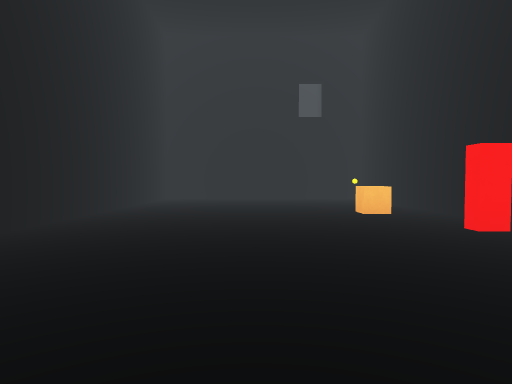
[1] (above)

12 first-person views from a walk through a Unity game level. The camera is 1.5 m above the floor, tilts 2° down and sees 75° across. Doors are open. The floor is counted in squares, 2 m on a side. Each view is taken from the middle of a square. On the plan, view 1 faces up. The plan holds only what a view shows up to about 11 squares ahead; the rest is blank. The place goes on beyond the plan. The player character is not drawn. Surface patterns are stand-ins for the level's own textures.

[2]
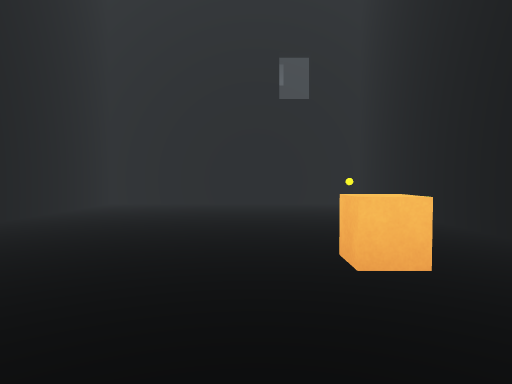

[3]
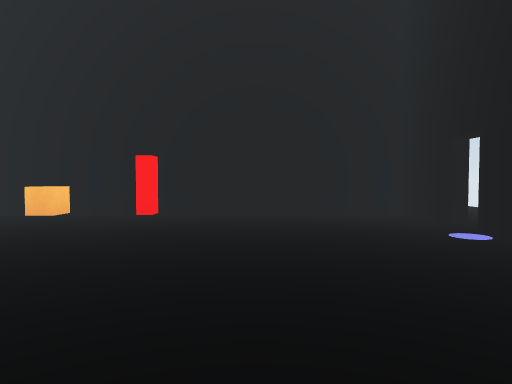

[4]
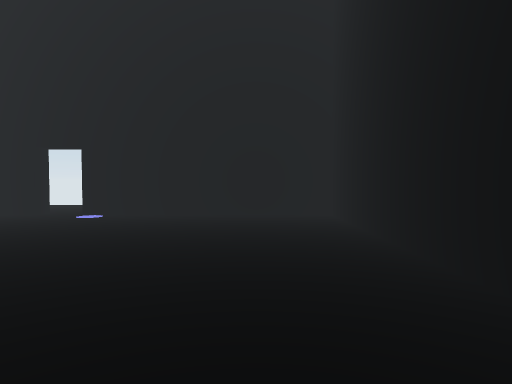

[5]
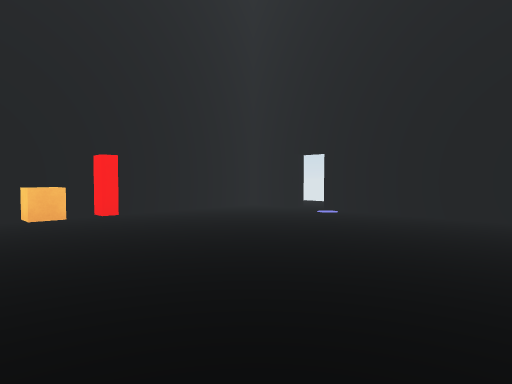

[6]
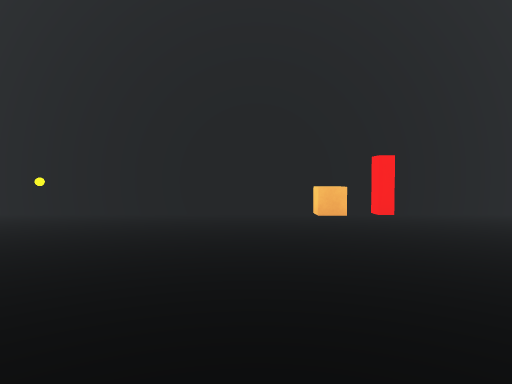

[7]
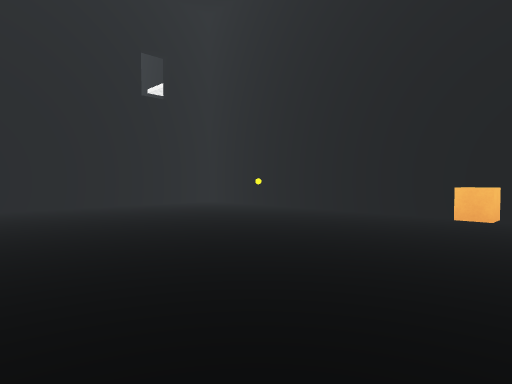

[8]
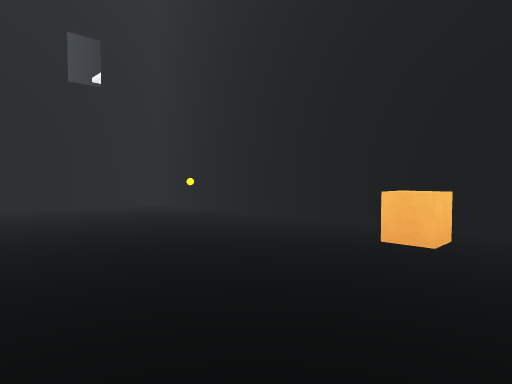

[9]
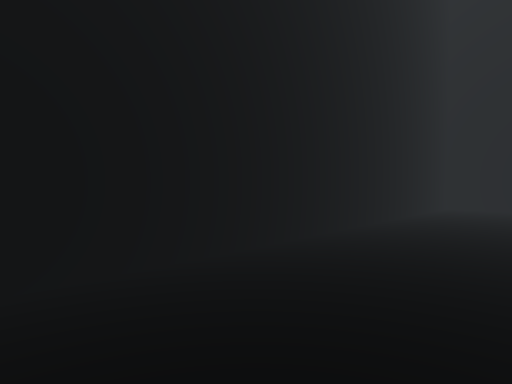

[10]
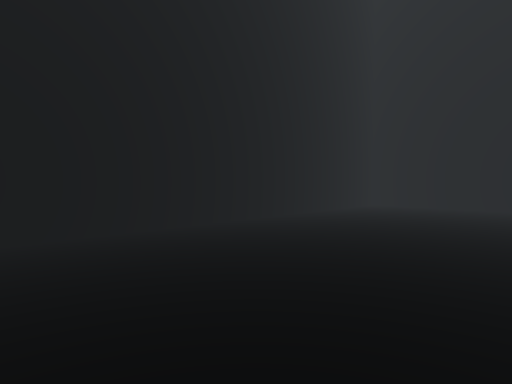

[11]
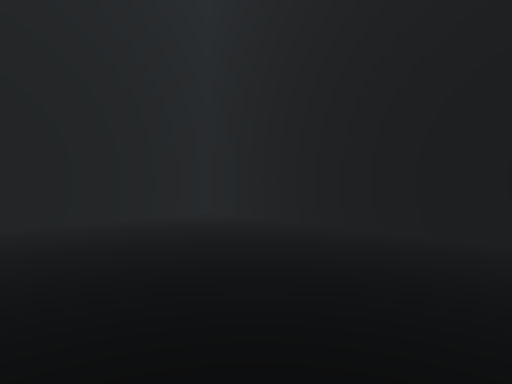

[12]
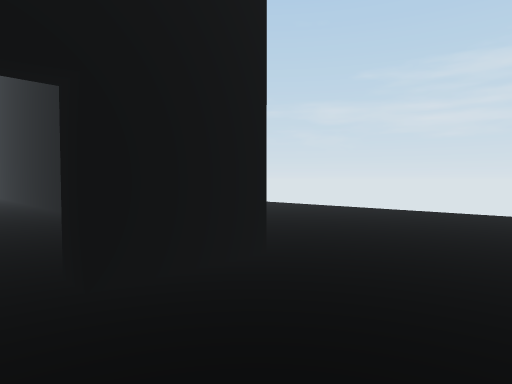

### Floor plan
Points are (right, up) in squares from view 1. A wall is a line through its corners. A room is listed if a view was taken in it or the views show most of it. See-through windows are left out.
Room 1 (views 1, 2, 3, 4, 5, 6, 7, 8, 9, 10, 11)
walls: (2.4, 4) (2.9, 4); (2.9, 3.7) (2.4, 3.7); (2.7, -1.7) (2.7, -1.2) (4.3, -1.2) (4.3, 13.6) (-3.6, 13.6) (-3.6, -1.2) (1.8, -1.2)
ways out: open door at (2, -1) to room 2; open door at (2.5, 14)
objects: other object (2, 5)
Room 2 (view 12)
walls: (4.5, -1.7) (2.7, -1.7)
ways out: open door at (2, -1) to room 1

Where each view was taken, in squares from view 1:
view 1: 0 up, 0 right, facing up
view 2: 3 up, 1 right, facing up
view 3: 2 up, 3 left, facing right
view 4: 6 up, 2 left, facing down
view 5: 6 up, 3 left, facing down-right
view 6: 6 up, 3 left, facing right
view 7: 4 up, 3 left, facing up-right
view 8: 4 up, 1 left, facing up-right
view 9: 4 up, 1 left, facing up-left
view 10: 4 up, 1 right, facing up-left
view 11: 5 up, 1 right, facing down-left
view 12: 4 down, 2 right, facing up-right
